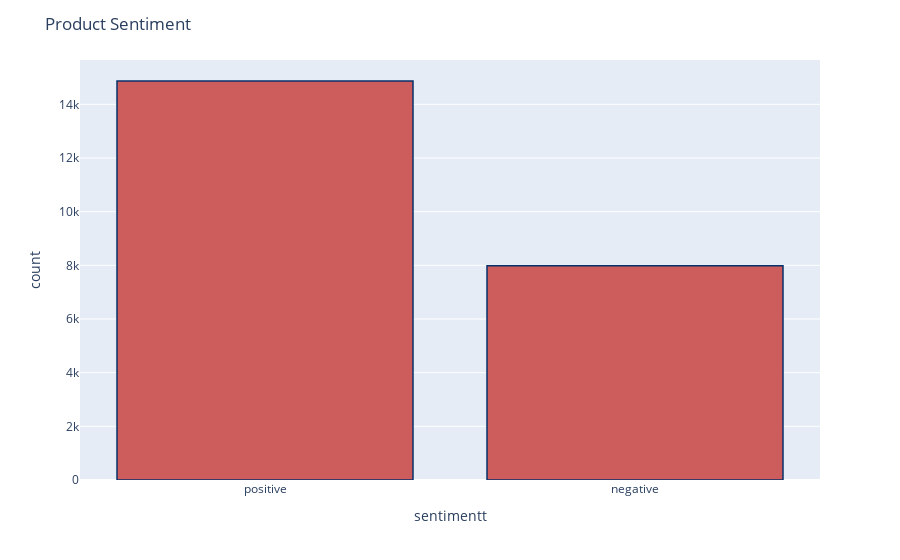

Write notebook code for a chart like this one.
### Code cell
df['sentimentt'] = df['sentiment'].replace({-1 : 'negative'})
df['sentimentt'] = df['sentimentt'].replace({1 : 'positive'})
fig = px.histogram(df, x="sentimentt")
fig.update_traces(marker_color="indianred",marker_line_color='rgb(8,48,107)',
                  marker_line_width=1.5)
fig.update_layout(title_text='Product Sentiment')
fig.show()

### Figure 1 — Plotly figure (JSON) as saved in the notebook; plotly's stock layout.template omitted (floating-point values rounded to 4 significant figures; data arrays with more than 128 entries replaced by an {"elided": "..."} marker saying what was removed)
{"data": [{"alignmentgroup": "True", "bingroup": "x", "hovertemplate": "sentimentt=%{x}<br>count=%{y}<extra></extra>", "legendgroup": "", "marker": {"color": "indianred", "line": {"color": "rgb(8,48,107)", "width": 1.5}, "pattern": {"shape": ""}}, "name": "", "offsetgroup": "", "orientation": "v", "showlegend": false, "type": "histogram", "x": {"elided": "22853 str values"}, "xaxis": "x", "yaxis": "y"}], "layout": {"barmode": "relative", "legend": {"tracegroupgap": 0}, "margin": {"t": 60}, "title": {"text": "Product Sentiment"}, "xaxis": {"anchor": "y", "domain": [0, 1], "title": {"text": "sentimentt"}}, "yaxis": {"anchor": "x", "domain": [0, 1], "title": {"text": "count"}}}}
